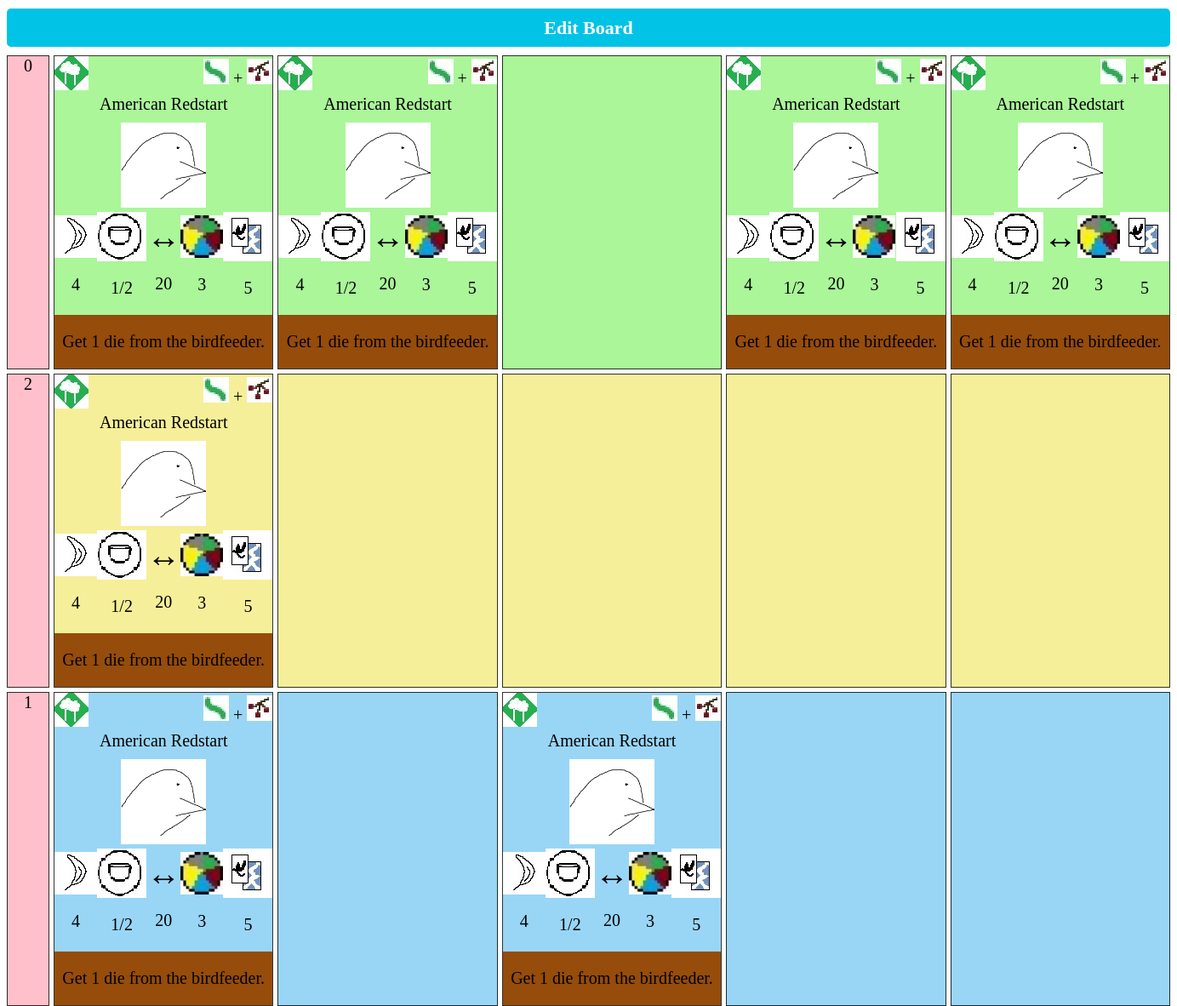
Page /aviary/board/1 (signed in) on the committed database.
### aviary/models.py (models this page shows, shortened)
class Board(models.Model):
    forest_nectar = models.PositiveIntegerField(default=0)
    forest_1 = models.ForeignKey(BirdCard, related_name="Forest1", on_delete=models.SET_NULL, null=True, blank=True)
    forest_2 = models.ForeignKey(BirdCard, related_name="Forest2", on_delete=models.SET_NULL, null=True, blank=True)
    forest_3 = models.ForeignKey(BirdCard, related_name="Forest3", on_delete=models.SET_NULL, null=True, blank=True)
    forest_4 = models.ForeignKey(BirdCard, related_name="Forest4", on_delete=models.SET_NULL, null=True, blank=True)
    forest_5 = models.ForeignKey(BirdCard, related_name="Forest5", on_delete=models.SET_NULL, null=True, blank=True)
    grassland_nectar = models.PositiveIntegerField(default=0)
    grassland_1 = models.ForeignKey(BirdCard, related_name="Grassland1", on_delete=models.SET_NULL, null=True, blank=True)
    grassland_2 = models.ForeignKey(BirdCard, related_name="Grassland2", on_delete=models.SET_NULL, null=True, blank=True)
    grassland_3 = models.ForeignKey(BirdCard, related_name="Grassland3", on_delete=models.SET_NULL, null=True, blank=True)
    grassland_4 = models.ForeignKey(BirdCard, related_name="Grassland4", on_delete=models.SET_NULL, null=True, blank=True)
    grassland_5 = models.ForeignKey(BirdCard, related_name="Grassland5", on_delete=models.SET_NULL, null=True, blank=True)
    wetland_nectar = models.PositiveIntegerField(default=0)
    wetland_1 = models.ForeignKey(BirdCard, related_name="Wetland1", on_delete=models.SET_NULL, null=True, blank=True)
    wetland_2 = models.ForeignKey(BirdCard, related_name="Wetland2", on_delete=models.SET_NULL, null=True, blank=True)
    wetland_3 = models.ForeignKey(BirdCard, related_name="Wetland3", on_delete=models.SET_NULL, null=True, blank=True)
    wetland_4 = models.ForeignKey(BirdCard, related_name="Wetland4", on_delete=models.SET_NULL, null=True, blank=True)
    wetland_5 = models.ForeignKey(BirdCard, related_name="Wetland5", on_delete=models.SET_NULL, null=True, blank=True)

class Habitat(models.Model):
    id = models.AutoField(primary_key=True)
    habitat_name = models.CharField(max_length=9, default="forest")

class BirdCard(models.Model):
    NEST_TYPES = (
        ('g', 'Ground'),
        ('c', 'Cavity'),
        ('b', 'Bowl'),
        ('s', 'Stick'),
        ('n', 'None'),
        ('a', 'Star'),
    )
    ABILITY_TYPES = (
        ('w', 'White'),
        ('b', 'Brown'),
        ('t', 'Teal'),
        ('y', 'Yellow'),
        ('p', 'Pink'),
    )
    FACING_DIRECTION = (
        ('r', 'Right'),
        ('l', 'Left'),
        ('f', 'Forward'),
    )
    name = models.CharField(max_length=50)
    nest_size = models.PositiveIntegerField(default=1, validators=[MaxValueValidator(6)])
    nest_type = models.CharField(max_length=1, choices=NEST_TYPES, default='n')
    wingspan = models.PositiveIntegerField(default=1)
    habitats = models.ManyToManyField(Habitat)
    feathers = models.PositiveIntegerField(default=0, validators=[MaxValueValidator(9)])
    ability_desc = models.CharField(max_length=200)
    ability_type = models.CharField(max_length=1, choices=ABILITY_TYPES, default='w')
    eggs = models.PositiveIntegerField(default=0)
    cached_food = models.PositiveIntegerField(default=0)
    tucked_cards = models.PositiveIntegerField(default=0)
    direction_facing = models.CharField(max_length=1, choices=FACING_DIRECTION, default='f')
    def __str__(self):
        return self.name

### aviary/views.py (the view)
# urls.py: path('board/<int:pk>', views.board, name='board'),
def board(request, pk):
    try:
        board = Board.objects.get(pk=pk)
    except Board.DoesNotExist:
        raise Http404("Board does not exist")
    context = {
        "board": board,
    }
    return render(request, "aviary/board.html", context)

### aviary/templatetags/card_info.py (called while the page is built)
@register.inclusion_tag("../templates/aviary/birdcard.html")
def card_info(bird):
    try:
        birdcard = BirdCard.objects.get(name=bird)
    except BirdCard.DoesNotExist:
        return {
            "bird": None,
            "food": []
        }
    food = []
    try:
        q = FoodJunction.objects.filter(card_id=birdcard.id)
        for row in q:
            options = []
            for f in row.food.all():
                options.append(f.food_name)
            food.append(options)
    except FoodJunction.DoesNotExist:
        pass
    return {
        "bird": birdcard,
        "food": food
    }

### aviary/templates/aviary/board.html (shortened to what this page needs)
{% load static %}
{% load card_info %}
<link rel="stylesheet" href="{% static 'aviary/css/board.css' %}">
<a href="{% url 'bird_add' board.pk %}" class="button">Edit Board</a>
<div class="board">
    <div class="nectar">{{ board.forest_nectar }}</div>
    {% if board.forest_1 is not None %}
        <a href="{% url 'birdcard_update' board.pk board.forest_1.pk %}">
    {% endif %}
    <div class="forest" id="forest_1">{% card_info bird=board.forest_1 %}</div>
    {% if board.forest_1 is not None %}
        </a>
    {% endif %}
    {% if board.forest_2 is not None %}
        <a href="{% url 'birdcard_update' board.pk board.forest_2.pk %}">
    {% endif %}
    <div class="forest" id="forest_2">{% card_info bird=board.forest_2 %}</div>
    {% if board.forest_2 is not None %}
        </a>
    {% endif %}
    <div class="forest" id="forest_3">{% card_info bird=board.forest_3 %}</div>
    {% if board.forest_4 is not None %}
        <a href="{% url 'birdcard_update' board.pk board.forest_4.pk %}">
    {% endif %}
    <div class="forest" id="forest_4">{% card_info bird=board.forest_4 %}</div>
    {% if board.forest_4 is not None %}
        </a>
    {% endif %}
    {% if board.forest_5 is not None %}
        <a href="{% url 'birdcard_update' board.pk board.forest_5.pk %}">
    {% endif %}
    <div class="forest" id="forest_5">{% card_info bird=board.forest_5 %}</div>
    {% if board.forest_5 is not None %}
        </a>
    {% endif %}
    <div class="nectar">{{ board.grassland_nectar }}</div>
    {% if board.grassland_1 is not None %}
        <a href="{% url 'birdcard_update' board.pk board.grassland_1.pk %}">
    {% endif %}
    <div class="grassland" id="grassland_1">{% card_info bird=board.grassland_1 %}</div>
    {% if board.grassland_1 is not None %}
        </a>
    {% endif %}
    <div class="grassland" id="grassland_2">{% card_info bird=board.grassland_2 %}</div>
    <div class="grassland" id="grassland_3">{% card_info bird=board.grassland_3 %}</div>
    <div class="grassland" id="grassland_4">{% card_info bird=board.grassland_4 %}</div>
    <div class="grassland" id="grassland_5">{% card_info bird=board.grassland_5 %}</div>
    <div class="nectar">{{ board.wetland_nectar }}</div>
    {% if board.wetland_1 is not None %}
    <a href="{% url 'birdcard_update' board.pk board.wetland_1.pk %}">
    {% endif %}
    <div class="wetland" id="wetland_1">{% card_info bird=board.wetland_1 %}</div>
    {% if board.wetland_1 is not None %}
        </a>
    {% endif %}
    <div class="wetland" id="wetland_2">{% card_info bird=board.wetland_2 %}</div>
    {% if board.wetland_3 is not None %}
    <a href="{% url 'birdcard_update' board.pk board.wetland_3.pk %}">
    {% endif %}
    <div class="wetland" id="wetland_3">{% card_info bird=board.wetland_3 %}</div>
    {% if board.wetland_3 is not None %}
        </a>
    {% endif %}
    <div class="wetland" id="wetland_4">{% card_info bird=board.wetland_4 %}</div>
    <div class="wetland" id="wetland_5">{% card_info bird=board.wetland_5 %}</div>
</div>

### aviary/templates/aviary/birdcard.html (shortened to what this page needs)
{% load static %}
<link rel="stylesheet" href="{% static 'aviary/css/birdcard.css' %}">
{% if bird is not None %}
  <div class="top-row">
    <div class="habitats">
      {% for habitat in bird.habitats.all %}
        {% if habitat.habitat_name == "Forest" %}
          <img src="{% static 'aviary/img/forest.jpg' %}" alt="forest"/>
        {% elif habitat.habitat_name == "Grassland" %}
          <img src="{% static 'aviary/img/grassland.jpg' %}" alt="grassland"/>
        {% elif habitat.habitat_name == "Wetland" %}
          <img src="{% static 'aviary/img/wetland.jpg' %}" alt="wetland"/>
        {% endif %}
      {% endfor %}
    </div>
    <div class="food">
      {% for food_group in food %}
        {% for f in food_group %}
          {% if f == "Worm" %}
            <img src="{% static 'aviary/img/worm.jpg' %}" alt="worm"/>
          {% elif f == "Wheat" %}
            <img src="{% static 'aviary/img/wheat.jpg' %}" alt="wheat"/>
          {% elif f == "Cherry" %}
            <img src="{% static 'aviary/img/cherry.jpg' %}" alt="cherry"/>
          {% elif f == "Rat" %}
            <img src="{% static 'aviary/img/rat.jpg' %}" alt="rat"/>
          {% elif f == "Fish" %}
            <img src="{% static 'aviary/img/fish.jpg' %}" alt="fish"/>
          {% elif f == "Nectar" %}
            <img src="{% static 'aviary/img/nectar.jpg' %}" alt="nectar"/>
          {% elif f == "Wild" %}
            <img src="{% static 'aviary/img/wild.jpg' %}" alt="wild"/>
          {% endif %}
        {% endfor %}
        {% if not forloop.last %}
          +
        {% endif %}
      {% endfor %}
    </div>
  </div>
  <div class="name-row">
    <p id="name">{{ bird.name }}</p>
  </div>
  <div class="image-row">
    <div>
    {% if bird.direction_facing == "l" %}
      <img id="bird_facing" src="{% static 'aviary/img/left_facing.jpg' %}" alt="{{ bird.name }}"/>
    {% elif bird.direction_facing == "r" %}
      <img id="bird_facing" src="{% static 'aviary/img/right_facing.jpg' %}" alt="{{ bird.name }}"/>
    {% elif bird.direction_facing == "f" %}
      <img id="bird_facing" src="{% static 'aviary/img/forward_facing.jpg' %}" alt="{{ bird.name }}"/>
    {% endif %}
    </div>
  </div>
  <div class="middle-row">
    <div class="feathers">
      <img src="{% static 'aviary/img/feather.jpg' %}" alt="feathers"/>
      <p>{{ bird.feathers }}</p>
    </div>
    <div class="nests">
      {% if bird.nest_type == 'g' %}
        <img src="{% static 'aviary/img/ground.jpg' %}" alt="ground nest"/>
      {% elif bird.nest_type == 'a' %}
        <img src="{% static 'aviary/img/star.jpg' %}" alt="star nest"/>
      {% elif bird.nest_type == 'b' %}
        <img src="{% static 'aviary/img/bowl.jpg' %}" alt="bowl nest"/>
      {% elif bird.nest_type == 'c' %}
        <img src="{% static 'aviary/img/cavity.jpg' %}" alt="cavity nest"/>
      {% elif bird.nest_type == 's' %}
        <img src="{% static 'aviary/img/stick.jpg' %}" alt="stick nest"/>
      {% endif %}
      {% if bird.nest_type != 'n' %}
        <p>{{ bird.eggs }}/{{ bird.nest_size }}</p>
      {% endif %}
    </div>
    <div class="wingspan">
      <h1>&#8596;</h1>
      <p>{{ bird.wingspan }}</p>
    </div>
    <div class="cached_food">
      <img src="{% static 'aviary/img/wild.jpg' %}" width="50px" height="50px" alt="wild">
      <p>{{ bird.cached_food }}</p>
    </div>
    <div class="tucked_cards">
      <img src="{% static 'aviary/img/tucked_cards.jpg' %}" alt="tucked_cards">
      <p>{{ bird.tucked_cards }}</p>
    </div>
  </div>
  <div id="abilities" class="ability-{{ bird.ability_type }}">
    <p>{{ bird.ability_desc }}</p>
  </div>
{% endif %}

### aviary/static/aviary/css/board.css (style rules this page uses)
.board { display: grid; grid-template-columns: 50px 1fr 1fr 1fr 1fr 1fr; grid-template-rows: 1fr 1fr 1fr; grid-gap: 5px; height: 100vh; }
.board > * { border: 1px solid rgba(0, 0, 0, 0.8); font-size: 20px; text-align: center; position: relative; }
.forest > *, .grassland > *, .wetland > * { display: flex; justify-content: space-between; align-items: center; justify-items: center; }
.forest { background-color: rgba(44, 233, 2, 0.4); }
.grassland { background-color: rgba(233, 214, 2, 0.4); }
.wetland { background-color: rgba(2, 152, 233, 0.4); }
.nectar { background-color: pink; }
a { color: black; text-decoration: none; }
a.button { -webkit-appearance: button; -moz-appearance: button; appearance: button; display: block; box-sizing: border-box; width: 100%; background: #00c3e6; padding: 10px; text-align: center; font-size: 22px; border-radius: 5px; color: white; font-weight: bold; line-height: 25px; margin: 10px 0px; }

### aviary/static/aviary/css/birdcard.css (style rules this page uses)
div > img { max-height: 100px; max-width: 100px; }
#abilities { justify-content: center; }
.ability-b { background-color: rgb(150, 76, 10); }
.top-row { display: flex; justify-content: space-between; }
.middle-row > * { display: flex; flex-direction: column; justify-content: space-evenly; }
h1 { margin: 0; }
.name-row { display: flex; justify-content: center; margin: 5px 0px; }
.name-row > p { margin: 0; }
.image-row > div { display: flex; width: 100%; justify-content: center; margin: 5px 0px; }
.image-row > div > img { width: 100%; }

### rows in the picture
Board: forest_nectar "0", grassland_nectar "2", wetland_nectar "1"
BirdCard: name "American Redstart American Redstart American Redstart American Redstart American Redstart American Redstart American Redstart", feathers "4 4 4 4 4 4 4", eggs "1 1 1 1 1 1 1", nest_size "2 2 2 2 2 2 2", wingspan "20 20 20 20 20 20 20", cached_food "3 3 3 3 3 3 3", tucked_cards "5 5 5 5 5 5 5", ability_desc "Get 1 die from the birdfeeder. Get 1 die from the birdfeeder. Get 1 die from the birdfeeder. Get 1 die from the birdfeeder. Get 1 die from the birdfeeder. Get 1 die from the birdfeeder. Get 1 die from the birdfeeder."
